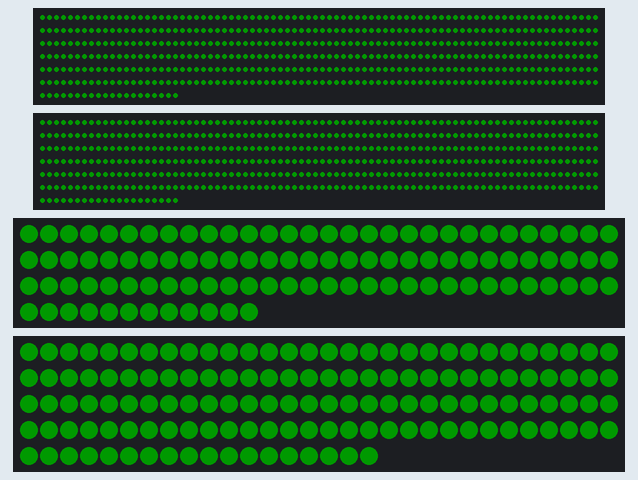
A sketch run on a simulated Arduino Mega 2560, built with avr-gcc and run on an emulated ATmega2560. Shown: 2 × 500 RGB LEDs in strip order, left to right, continuing on the next row, 102 RGB LEDs in strip order, left to right, continuing on the next row, 138 RGB LEDs in strip order, left to right, continuing on the next row. Dim RGB values are drawn brighter than linear.

Above: at 0.1 s.
At 1.2 s:
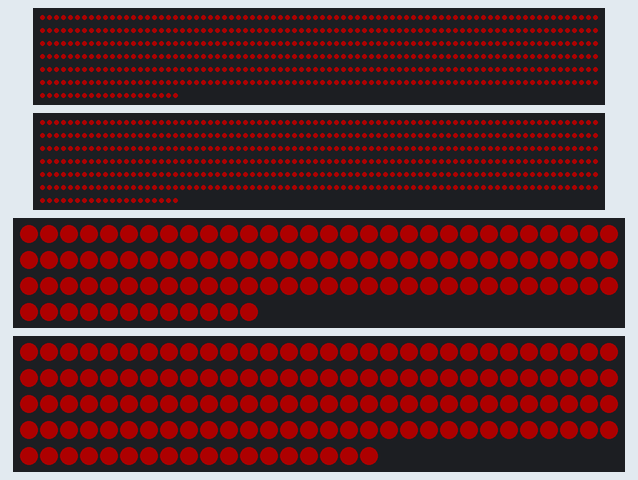
At 2.2 s:
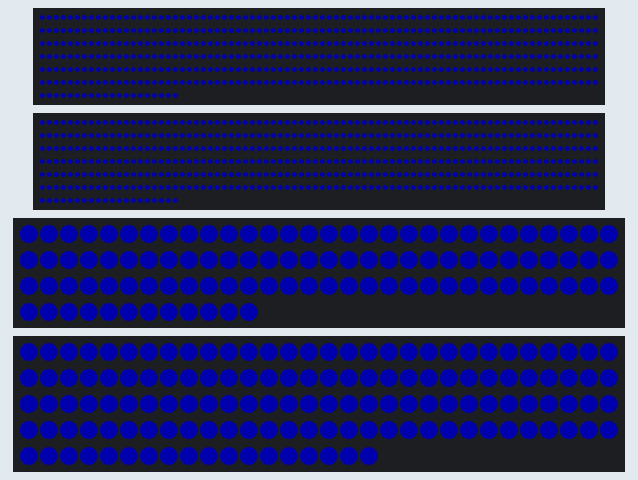

The sketch:

Pixel_Led.ino
```cpp
////////////////////---||||||||||********||||||||||---\\\\\\\\\\\\\\\\\\\\
//||               FUNCTION = HORNET UDP to Keyboard and Pixel LED     ||\\
//||              LOCATION IN THE PIT = LIP LEFT HAND SIDE             ||\\
//||            ARDUINO PROCESSOR TYPE = Arduino Mega 2560            ||\\
//||      ARDUINO CHIP SERIAL NUMBER = SN: 95433343733351201290       ||\\
//||      ETHERNET SHEILD MAC ADDRESS = MAC                           ||\\
//||                    CONNECTED COM PORT = COM 6                    ||\\
//||               ****ADD ASSIGNED COM PORT NUMBER****               ||\\
//||            ****DO CHECK S/N BEFORE UPLOAD NEW DATA****           ||\\
////////////////////---||||||||||********||||||||||---\\\\\\\\\\\\\\\\\\\\

/*
    KNOWN ISSUE - NEED TO UNPLUG NATIVE USB PORT WHEN PROGRAMMING
*/

/*

  Receives a space delimited set of characters and sends them to the keyboard

  Also drives Pixel LEDs - this was needed as Interrupts from DCS BIOS using serial disrupted updates. These values are delimited by
  by '='

  Place Modifiers in the first part of the string being sent.

  Unable to find a way using the normal keyboard library ot send pause - so will need to remap to some other key

  Works on an Arduino DUE.

  Will use the logic from pyHWWLink_Keystroke_Sender

  Initially just sending very simple single characters

  ModifiersOfInterest = ['ALT', 'CTRL', 'SHIFT', 'LSHIFT', 'RSHIFT', 'LCTRL', 'RCTRL', 'LALT', 'RALT', 'LWIN', 'RWIN' ]

  USING UDP_TEST_SENDER.PY for testing

*/


/*
   Sim Control Panel Commands
    Head Tracking             Default Key Bindings
    -------------             --------------------
      Freeze
      Normal                  LWin + F1               F1 Head shift movement on/off
      Centre                  Num 5                   View Centre

    Time
    ----
      Fast                   LCtrl + Z                Time Accelerate
      Real                   LShift + Z               Time Normal

    Toggle
    ------
      Night Vision Glasses  RShift + H               Toggle Goggles
      Labels                LShift + F10             All Labels

    Game
    ----
      Pause                 Pause                    Pause
      Normal                Pause                    Pause
      Freeze

    View
    ----
      Cockpit               F1
      Chase                 LCtrl + F4              F4 Chase view
      External              F2                      F2 Aircraft View
      Fly by                F3                      F3 Fly-By View
      Weapon                F6                      F6 Released Weapon View
      Enemy                 LCtrl + F5              F5 Ground Hostile View
      Hud                   LAlt + F1               F1 Hud only view switch
      Map                   F10                     F10 Theater Map view


*/
#define Ethernet_In_Use 0
const int Serial_In_Use = 0;
#define Reflector_In_Use 0


// ###################################### Begin Pixel Led Related #############################

// PixelLighting
#include <FastLED.h>
String COLOUR   =  "GREEN";         // The color name that you want to show, e.g. Green, Red, Blue, White
int startUpBrightness =   50;       // LED Brightness 0 = Off, 255 = 100%.
#define MAX_BRIGHTNESS 255          // This is relative to master used with CHSV
#define MAX_MASTER_BRIGHTNESS 100   // Overrides all brightness - used with setbrightness method

// Set your power supplies 5V current limit.

#define CURRENT_LIMIT   20000   // Current in mA (1000mA = 1 Amp). Most ATX PSUs provide 20A maximum.

// Defining how many pixels each backlighting connector has connected, if a connector is not used set it to zero.
// Led Counts for LIP and UIP Panels
#define ECM_JETT_LED_COUNT      78
#define VIDEO_RECORD_LED_COUNT  16
#define PLACARD_LED_COUNT       8
#define MASTER_ARM_LED_COUNT    29
#define HUD_CONTROL_LED_COUNT   56
#define SPIN_RECOVERY_LED_COUNT 53

#define LEFT_CONSOLE_LED_COUNT 500
#define RIGHT_CONSOLE_LED_COUNT 500
const int  LIP_CONSOLE_LED_COUNT = ECM_JETT_LED_COUNT + VIDEO_RECORD_LED_COUNT + PLACARD_LED_COUNT;
const int  UIP_CONSOLE_LED_COUNT = MASTER_ARM_LED_COUNT + HUD_CONTROL_LED_COUNT + SPIN_RECOVERY_LED_COUNT;

// Defining what data pin each backlighting connector is connected to.

// If using small test rig
// The Max7219 connector uses Pin 14,15,16
// Order on connector is 5V GND 16 15 14 Last pin is not connected

// Connections using Lukes Power Distribution
//#define UIP_PIN                 40
//#define LIP_PIN                 42
//// Not used as locking collides 44
//// Not used as locking collides 46
//#define LEFT_CONSOLE_PIN        48
//#define RIGHT_CONSOLE_PIN       49

//
//// Connections using Lukes Power Distribution
#define UIP_PIN                 40
#define LIP_PIN                 15
// Not used as locking collides 44
// Not used as locking collides 46
#define LEFT_CONSOLE_PIN        16
#define RIGHT_CONSOLE_PIN       42


//#define LEFT_CONSOLE_PIN        40
//#define RIGHT_CONSOLE_PIN       42
//// Not used as locking collides 43
//// Unsure why 44 is here as thought the unused ports would be adjacent
//#define LIP_PIN                 14
//// Not used as locking collides 45
//// Nto sure w
//#define UIP_PIN                 15
//#define SPARE_PIN_1             48
// Some other setup information. Don't change these unless you have a reason to.

#define LED_TYPE     WS2812B  // OPENHORNET backlighting LEDs are WS2812B
#define COLOUR_ORDER GRB      // OPENHORNET backlighting LEDs are GRB (green, red, blue)
#define SOLID_SPEED  100     // The refresh rate delay in ms. Leave this at around 1000 (1 second)

// Setting up the blocks of memory that will be used for storing and manipulating the led data;

CRGB LEFT_CONSOLE_LED[LEFT_CONSOLE_LED_COUNT];
CRGB RIGHT_CONSOLE_LED[RIGHT_CONSOLE_LED_COUNT];
CRGB LIP_CONSOLE_LED[LIP_CONSOLE_LED_COUNT];
CRGB UIP_CONSOLE_LED[UIP_CONSOLE_LED_COUNT];

#define CHSVRed   0
#define CHSVGreen 96

unsigned long NEXT_LED_UPDATE = 0;

// Indicator Variables
bool ECM_JET = false;
bool MASTER_ARM_DISCH_READY = false;
bool MASTER_ARM_DISCH = false;
bool MASTER_ARM_AA = false;
bool MASTER_ARM_AG = false;
bool SPIN = false;


int ledptr = 0;
int consoleBrightness = 50;                     // Global Value for Console Brightness
int indicatorBrightness = 50;                   // Global value for Indicator Brightness
unsigned long timeBeforeNextLedUpdate = 0;
unsigned long minTimeBetweenLedUpdates = 40;    // Provides time foir several updates to be put together before throwing to the led strings
bool LedUpdateNeeded = false;                   // Flags if we have something to update

int leddelaytime = 1000;


void setup() {


  // Activate Backlights
  // Telling the system the type, their data pin, what color order they are and how many there are;
  FastLED.addLeds<LED_TYPE, LEFT_CONSOLE_PIN, COLOUR_ORDER>(LEFT_CONSOLE_LED, LEFT_CONSOLE_LED_COUNT);
  FastLED.addLeds<LED_TYPE, RIGHT_CONSOLE_PIN, COLOUR_ORDER>(RIGHT_CONSOLE_LED, RIGHT_CONSOLE_LED_COUNT);
  FastLED.addLeds<LED_TYPE, LIP_PIN, COLOUR_ORDER>(LIP_CONSOLE_LED, LIP_CONSOLE_LED_COUNT);
  FastLED.addLeds<LED_TYPE, UIP_PIN, COLOUR_ORDER>(UIP_CONSOLE_LED, UIP_CONSOLE_LED_COUNT);


  // The dimming method used. We have a large number of pixels so dithering is not ideal.
  FastLED.setDither(false);

  // Set the LEDs to their defined brightness.
  FastLED.setBrightness(startUpBrightness);

  // FastLED Power management set at 5V, and the defined current limit.
  FastLED.setMaxPowerInVoltsAndMilliamps(5, CURRENT_LIMIT);


}


void loop() {

  // Now apply everything we just told it about the setup.
  fill_solid( LEFT_CONSOLE_LED, LEFT_CONSOLE_LED_COUNT, CRGB::Green);
  fill_solid( RIGHT_CONSOLE_LED, RIGHT_CONSOLE_LED_COUNT, CRGB::Green);
  fill_solid( LIP_CONSOLE_LED, LIP_CONSOLE_LED_COUNT, CRGB::Green);
  fill_solid( UIP_CONSOLE_LED, UIP_CONSOLE_LED_COUNT, CRGB::Green);

  FastLED.show();
  delay(leddelaytime);
  fill_solid( LEFT_CONSOLE_LED, LEFT_CONSOLE_LED_COUNT, CRGB::Red);
  fill_solid( RIGHT_CONSOLE_LED, RIGHT_CONSOLE_LED_COUNT, CRGB::Red);
  fill_solid( LIP_CONSOLE_LED, LIP_CONSOLE_LED_COUNT, CRGB::Red);
  fill_solid( UIP_CONSOLE_LED, UIP_CONSOLE_LED_COUNT, CRGB::Red);

  FastLED.show();
  delay(leddelaytime);


  fill_solid( LEFT_CONSOLE_LED, LEFT_CONSOLE_LED_COUNT, CRGB::Blue);
  fill_solid( RIGHT_CONSOLE_LED, RIGHT_CONSOLE_LED_COUNT, CRGB::Blue);
  fill_solid( LIP_CONSOLE_LED, LIP_CONSOLE_LED_COUNT, CRGB::Blue);
  fill_solid( UIP_CONSOLE_LED, UIP_CONSOLE_LED_COUNT, CRGB::Blue);

  FastLED.show();
  delay(leddelaytime);


}
```

Measured:
- by itself, everything shown: repeats every 3.2 s, in 3 steps
- what the display in image 1 shows lasts 1.1 s, from 1.1 s to 2.2 s
